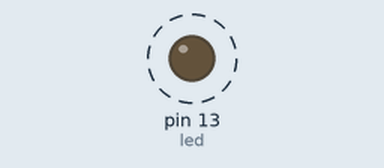
This sketch was run on a simulated Arduino Uno, built with avr-gcc and run on an emulated ATmega328P. Shown: output pins drawn as LEDs (lit = HIGH). Dashed ring = blinking.

Above: at 0.5 s.
Timing chart, 0 to 4.6 s (numbered marks = the images above):
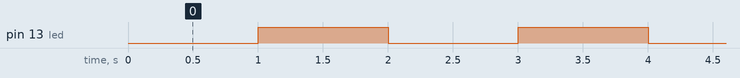

The sketch:

pisca_pisca.ino
```cpp
/* usando operador unário para piscar leds
 *  Autor Sergio Dantas
 */
#define led 13
byte aux1 = 0,aux2 = 0;

void setup() {
//configurando pinos: entrada,saída.
pinMode(led, OUTPUT);
Serial.begin(9600);
}

void loop() {
digitalWrite(led,aux1);
aux1 = !aux1;
delay(1000);
}
```

Measured:
- by itself, pin 13 (led): alternates HIGH for 1.0 s and LOW for 1.0 s
